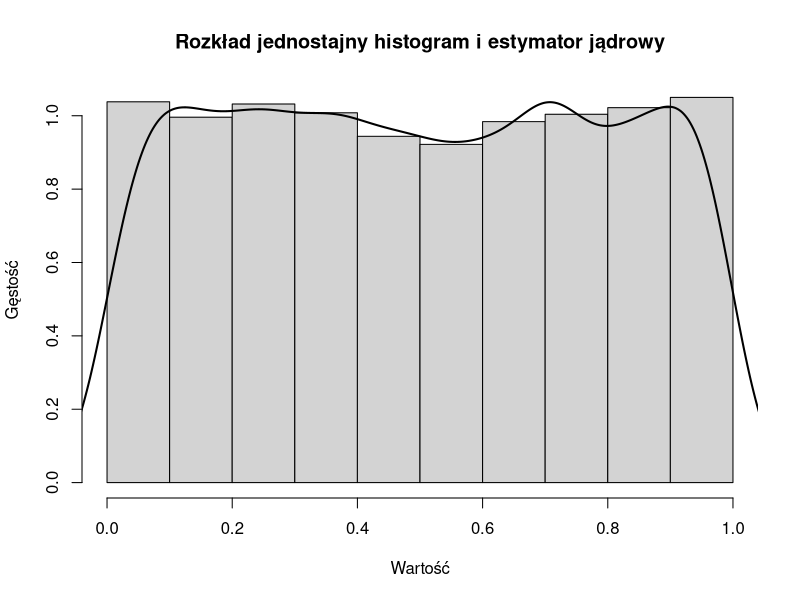

The R source for this figure:
# set.seed(1331)

# Korzystając z generatora liczb pseudolosowych z odpowiedniego rozkładu w R, wylosować
# a) 5 000 realizacji z rozkładu jednostajnego na przedziale [0,1]

n <- 5000
a <- 0
b <- 1
data_uniform <- runif(n, a, b)

# b) 3 000 realizacji z rozkładu normalnego o średniej 100 oraz odchyleniu standardowym 15.

n <- 3000
sr <- 100
std <- 15
data_normal <- rnorm(n, sr, std)

# c) [Nowe struktury danych – obiekt] W obu przypadkach wyznaczyć estymator gęstości rozkładu za pomocą 
# i) histogramu (polecenie „hist”), 

hist(data_uniform,
     prob = TRUE,
     main = "Rozkład jednostajny histogram i estymator jądrowy",
     xlab = "Wartość",
     ylab = "Gęstość"
     )

# ii) estymatora jądrowego (polecenie „density” – tworzy odpowiedni obiekt). 

density_uniform <- density(data_uniform)
lines(density_uniform, lwd = 2)
